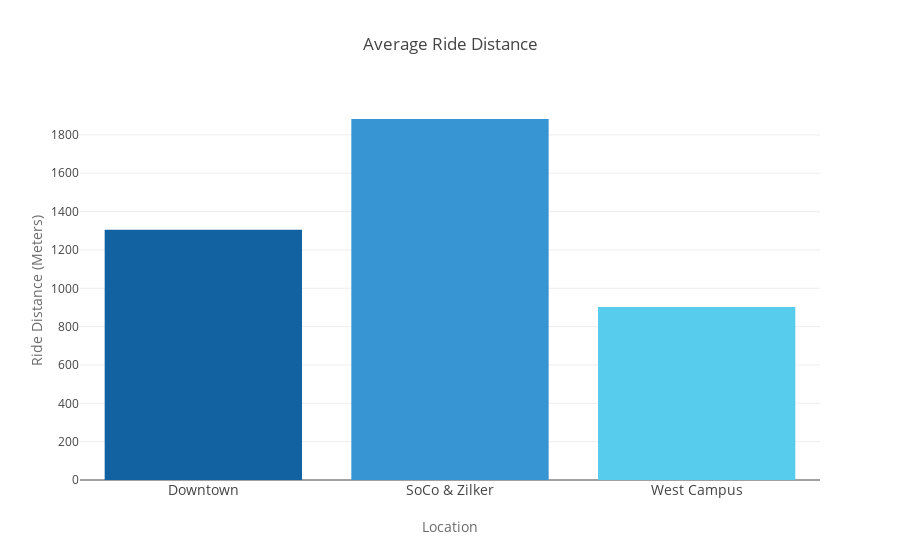

The notebook cell this image was saved under:
### Code cell
data = [['Downtown', downtown_avg_distance], ['SoCo & Zilker', soco_zilker_avg_distance], ['West Campus', west_campus_avg_distance]] 
df = pd.DataFrame(data, columns = ['Location', 'Ride Distance']) 

trace1 = go.Bar(
    x = df['Location'],
    y = df['Ride Distance'],
    marker=dict(
        color=['rgb(18, 97, 160)', 'rgb(56, 149, 211)',
               'rgb(88, 204, 237)'])
)

data = [trace1]

layout = go.Layout(
    title='Average Ride Distance',
    xaxis=dict(
        title='Location',
        titlefont=dict(
            size=14,
            color='rgb(107, 107, 107)'
        ),
        tickfont=dict(
            size=14
        )
    ),
    yaxis=dict(
        title='Ride Distance (Meters)',
        titlefont=dict(
            size=14,
            color='rgb(107, 107, 107)'
        )
    ),
)

plotly.offline.plot(data, filename='./Visualizations/Ride_Distance.html', auto_open = False)
fig = go.Figure(data=data, layout=layout)
plotly.offline.iplot(fig, filename = 'Ride Distance')

### Figure 1 — Plotly figure (JSON) as saved in the notebook; plotly's stock layout.template omitted (floating-point values rounded to 4 significant figures)
{"data": [{"marker": {"color": ["rgb(18, 97, 160)", "rgb(56, 149, 211)", "rgb(88, 204, 237)"]}, "type": "bar", "uid": "4201b3e4-da5a-48c3-9358-b83c3c767f80", "x": ["Downtown", "SoCo & Zilker", "West Campus"], "y": [1306.0, 1883.0, 902.1]}], "layout": {"title": {"text": "Average Ride Distance"}, "xaxis": {"tickfont": {"size": 14}, "title": {"font": {"color": "rgb(107, 107, 107)", "size": 14}, "text": "Location"}}, "yaxis": {"title": {"font": {"color": "rgb(107, 107, 107)", "size": 14}, "text": "Ride Distance (Meters)"}}}}
